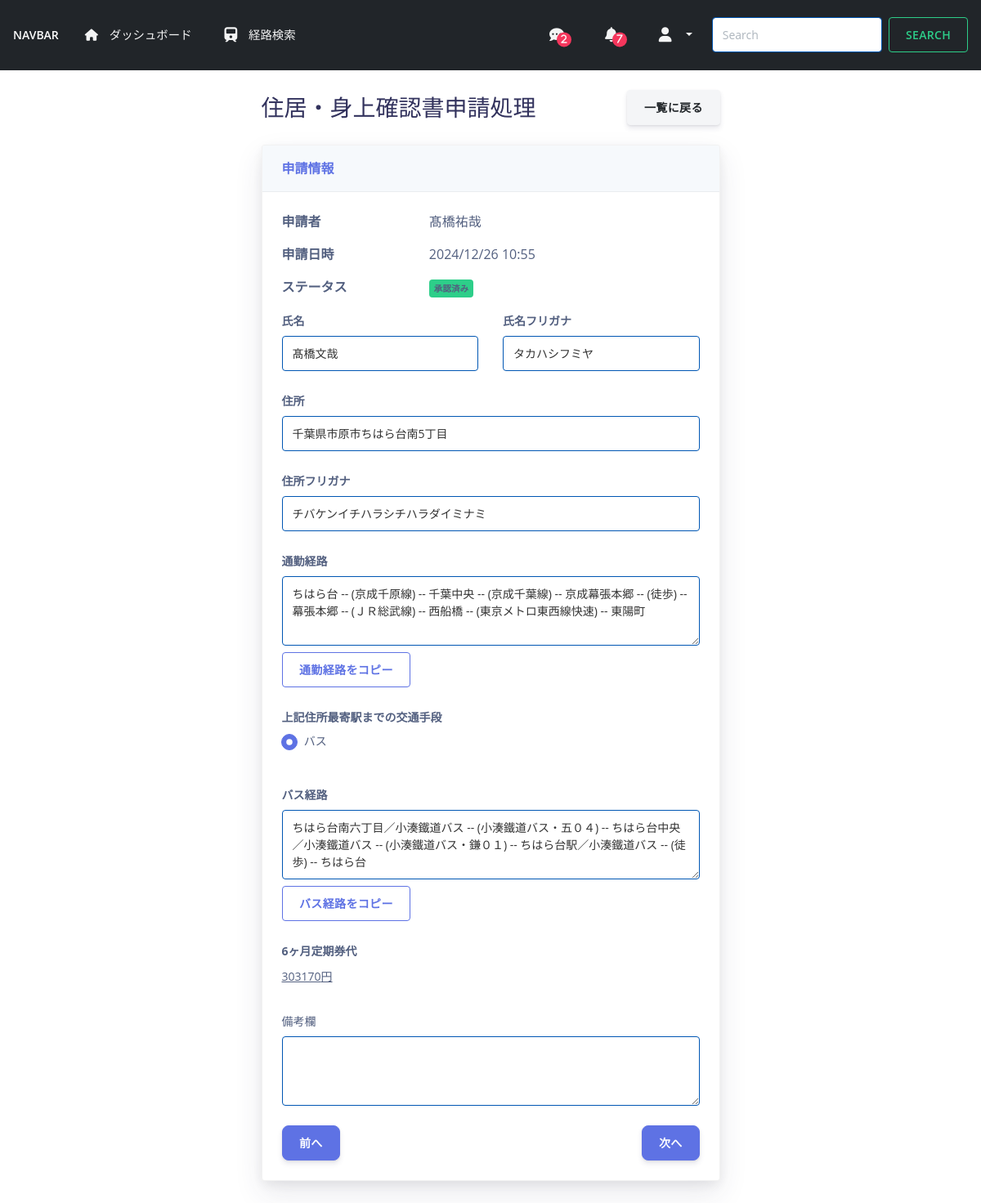
/request/detail_confirmation/10/ (signed in), run on the app's committed database.
### request/models.py (models this page shows, shortened)
class Application(models.Model):
    STATUS_CHOICES = [
        ('pending', '申請中'),
        ('approved', '承認済み'),
        ('rejected', '差し戻し'),
    ]
    user = models.ForeignKey(
        to=CustomUser,
        verbose_name='ユーザ',
        on_delete=models.CASCADE,
        null=True
    )
    status = models.CharField(
        max_length=10,
        choices=STATUS_CHOICES,
        verbose_name="申請ステータス",
        default='pending'
    )
    updated_at = models.DateTimeField(auto_now=True, verbose_name="更新日時")
    approval_date = models.DateField(verbose_name="承認日", blank=True, null=True)
    remarks = models.TextField(verbose_name="備考欄", blank=True, null=True)
    objects = ApplicationManager()
    class Meta:
        abstract = True
    def get_next_application(self, user=None):
        queryset = type(self).objects.filter(
            updated_at__lt=self.updated_at,
            status='approved'  # 承認済みのみを対象とする
        )
        if user and user.is_staff:
            return queryset.order_by('-updated_at').first()
        else:
            return queryset.filter(user=self.user).order_by('-updated_at').first()
    def get_previous_application(self, user=None):
        queryset = type(self).objects.filter(
            updated_at__gt=self.updated_at,
            status='approved'  # 承認済みのみを対象とする
        )
        if user and user.is_staff:
            return queryset.order_by('updated_at').first()
        else:
            return queryset.filter(user=self.user).order_by('updated_at').first()

class Confirmation(Application):
    TRANSPORTATION_CHOICES = [
        ('walk', '徒歩'),
        ('bus', 'バス'),
        ('bicycle', '自転車'),
    ]
    name = models.CharField(max_length=100, verbose_name="氏名")
    name_kana = models.CharField(max_length=100, verbose_name="氏名フリガナ")
    address = models.TextField(verbose_name="住所")
    address_kana = models.TextField(verbose_name="住所フリガナ")
    is_bicycle_commute = models.BooleanField(verbose_name="自転車通勤", default=False)
    commute_route = models.TextField(verbose_name="通勤経路", blank=True, null=True)
    transportation_type = models.CharField(
        max_length=10,
        choices=TRANSPORTATION_CHOICES,
        verbose_name="最寄駅までの交通手段",
        default='walk'
    )
    bus_route = models.TextField(verbose_name="バス経路", blank=True, null=True)
    route_json = models.JSONField(verbose_name="経路データ（JSON）", blank=True, null=True)
    bus_route_json = models.JSONField(verbose_name="バス経路データ（JSON）", blank=True, null=True)
    updated_at = models.DateTimeField(auto_now=True, verbose_name="更新日時")
    economic_route_json = models.JSONField(verbose_name="経済路線（JSON）", blank=True, null=True)
    commuting_expenses = models.IntegerField(verbose_name="定期券代", blank=True, null=True)
    class Meta:
        verbose_name = "住居・身上確認書"
        verbose_name_plural = "住居・身上確認書"

### accounts/models.py (models this page shows)
class CustomUser(AbstractUser):
    EMPLOYEE_TYPES = [
        ('内定者', '内定者'),
        ('社員', '社員'),
        ('退職者', '退職者'),
        ('人事', '人事'),
    ]
    employee_type = models.CharField(
        max_length=20,
        choices=EMPLOYEE_TYPES,
        default='内定者',
        verbose_name='社員属性'
    )
    date_of_joining = models.DateField(
        null=True,
        blank=True,
        verbose_name='入社日'
    )
    is_first_login = models.BooleanField(
        default=True,
        verbose_name='初回ログイン'
    )

### request/views.py (the view, shortened to what this page needs)
# urls.py: path('detail_confirmation/<int:pk>/', ConfirmationDetailView.as_view(), name='detail_confirmation'),
class ConfirmationDetailView(ApplicationDetailView):
    model = Confirmation
    application_type = '住居・身上確認書'
    def get_context_data(self, **kwargs):
        context = super().get_context_data(**kwargs)
        current_object = self.object
        next_object = current_object.get_next_application(user=self.request.user)
        previous_object = current_object.get_previous_application(user=self.request.user)
        context['next_object'] = next_object
        context['previous_object'] = previous_object
        return context

### notification/context_processors.py (called while the page is built)
def unread_notifications_count(request):
    if request.user.is_authenticated:
        unread_count = Notification.objects.filter(user=request.user, is_read=False).count()
        message_count = Message.objects.filter(recipient=request.user, is_read=False).count()
        return {'unread_notifications_count': unread_count, 'unread_messages_count': message_count}
    return {'unread_notifications_count': 0}

### request/views.py (called while the page is built)
    def get_context_data(self, **kwargs):
        context = super().get_context_data(**kwargs)
        context['application_type'] = self.application_type
        return context

### templates/request/application_detail.html (shortened to what this page needs)
{% extends "request/base.html" %}
{% load static %}
{% block content %}
<div class="container-fluid px-4 py-4">
    <div class="row justify-content-center">
        <div class="col-md-8 col-lg-6">
            <div class="d-flex justify-content-between align-items-center mb-4">
                {% if user.is_staff %}
                <h1 class="h3 mb-0 text-gray-800">{{ application_type }}申請処理</h1>
                    {% if application.status == 'approved' %}
                        <a href="{% url 'request:approving_list' %}" class="btn btn-secondary">一覧に戻る</a>
                    {% else %}
                        <a href="{% url 'request:unprocessing_list' %}" class="btn btn-secondary">一覧に戻る</a>
                    {% endif %}
                {% endif %}
            </div>
            <div class="card shadow mb-4">
                <div class="card-header py-3">
                    <h6 class="m-0 font-weight-bold text-primary">申請情報</h6>
                </div>
                <div class="card-body">
                    <div class="row mb-3">
                        <div class="col-md-4">
                            <strong>申請者</strong>
                        </div>
                        <div class="col-md-8">
                            {{ application.user.first_name }}
                        </div>
                    </div>
                    <div class="row mb-3">
                        <div class="col-md-4">
                            <strong>申請日時</strong>
                        </div>
                        <div class="col-md-8">
                            {{ application.updated_at|date:"Y/m/d H:i" }}
                        </div>
                    </div>
                    <div class="row mb-3">
                        <div class="col-md-4">
                            <strong>ステータス</strong>
                        </div>
                        <div class="col-md-8">
                            <span class="badge {% if application.status == 'rejected' %}bg-warning{% elif application.status == 'approved' %}bg-success{% else %}bg-secondary{% endif %}">
                                {{ application.get_status_display }}
                            </span>
                        </div>
                    </div>
                    {% if application_type == '住居・身上確認書' %}
                        <div class="row g-3">
                            <div class="col-md-6 mb-4">
                                <label class="form-label custom-confirmation-label">氏名</label>
                                <input type="text" name="name" class="form-control" value="{{ application.name }}" {% if application.status != 'rejected' %}readonly{% endif %}>
                            </div>
                            <div class="col-md-6 mb-4">
                                <label class="form-label custom-confirmation-label">氏名フリガナ</label>
                                <input type="text" name="name_kana" class="form-control" value="{{ application.name_kana }}" {% if application.status != 'rejected' %}readonly{% endif %}>
                            </div>
                            <div class="col-12 mb-4">
                                <label class="form-label custom-confirmation-label">住所</label>
                                <input type="text" name="address" id="address" class="form-control" value="{{ application.address }}" {% if application.status != 'rejected' %}readonly{% endif %}>
                            </div>
                            <div class="col-12 mb-4">
                                <label class="form-label custom-confirmation-label">住所フリガナ</label>
                                <input type="text" name="address_kana" class="form-control" value="{{ application.address_kana }}" {% if application.status != 'rejected' %}readonly{% endif %}>
                            </div>
                            {% if application.commute_route %}
                            <div class="col-12 mb-4">
                                <label class="form-label custom-confirmation-label">通勤経路</label>
                                <textarea class="form-control w-100" id="commute_route" rows="3" readonly>{{ application.commute_route }}</textarea>
                                {% if user.is_staff and application.status == 'approved' %}
                                    <button class="btn btn-outline-primary mt-2" id="openCommuteRouteModalBtn">通勤経路をコピー</button>
                                {% endif %}
                            </div>
                            {% endif %}
                            {% if not application.is_bicycle_commute %}
                            <div class="col-12 mb-4">
                                <label class="form-label custom-confirmation-label">上記住所最寄駅までの交通手段</label>
                                <div class="d-flex justify-content-start">
                                    <div class="custom-control custom-radio mb-3">
                                        <label class="custom-control-label">{{ application.get_transportation_type_display }}</label>
                                    </div>
                                </div>
                            </div>
                            {% endif %}
                            {% if application.bus_route %}
                            <div class="col-12 mb-4">
                                <label class="form-label custom-confirmation-label">バス経路</label>
                                <textarea class="form-control w-100" id="bus_route" rows="3" readonly>{{ application.bus_route }}</textarea>
                                {% if user.is_staff and application.status == 'approved' %}
                                    <button class="btn btn-outline-primary mt-2" id="openBusRouteModalBtn">バス経路をコピー</button>
                                {% endif %}
                            </div>
                            {% endif %}
                            {% if application.commuting_expenses %}
                            <div class="col-12 mb-4">
                                <label class="form-label custom-confirmation-label">6ヶ月定期券代</label><br>
                                <label class="form-label"><u>{{ application.commuting_expenses }}円</u></label>
                            </div>
                            {% endif %}
                            <div class="col-12 mb-4">
                                <label class="form-label">備考欄</label>
                                <textarea class="form-control w-100" rows="3" readonly>{{ application.remarks }}</textarea>
                            </div>
                        </div>
                    {% endif %}
                    <div class="row">
                        <div class="col-6">
                            {% if previous_object %}
                                {% if application_type == '住居・身上確認書' %}
                                    <a href="{% url 'request:detail_confirmation' previous_object.pk %}" class="btn btn-primary">前へ</a>
                                {% elif application_type == '自転車通勤申請書' %}
                                    <a href="{% url 'request:detail_bicycle_commute' previous_object.pk %}" class="btn btn-primary">前へ</a>
                                {% endif %}
                            {% endif %}
                        </div>
                        <div class="col-6 text-right">
                            {% if next_object %}
                                {% if application_type == '住居・身上確認書' %}
                                    <a href="{% url 'request:detail_confirmation' next_object.pk %}" class="btn btn-primary">次へ</a>
                                {% elif application_type == '自転車通勤申請書' %}
                                    <a href="{% url 'request:detail_bicycle_commute' next_object.pk %}" class="btn btn-primary">次へ</a>
                                {% endif %}
                            {% endif %}
                        </div>
                    </div>
            </div>
        </div>
    </div>
</div>
{% endblock %}

### static/css/style.css (style rules this page uses)
* { box-sizing: border-box; }
.form-control { border: 1px solid #0056b3; }
.form-control { background-color: #fff; opacity: 1; color: #333333; }
.form-control[readonly] { background-color: #fff; opacity: 1; color: #333333; }
.custom-confirmation-label { font-weight: bold; }

### static/css/dashboard.css (style rules this page uses)
.btn-primary { border-radius: 0.5rem; }

### data on the page
Confirmation: user.first_name "髙橋祐哉", updated_at "2024/12/26 10:55", status "承認済み", name "髙橋文哉", name_kana "タカハシフミヤ", address "千葉県市原市ちはら台南5丁目", address_kana "チバケンイチハラシチハラダイミナミ", commute_route "ちはら台 -- (京成千原線) -- 千葉中央 -- (京成千葉線) -- 京成幕張本郷 -- (徒歩) -- 幕張本郷 -- (ＪＲ総武線) -- 西船橋 -- (東京メトロ東西線快速) -- 東陽町", transportation_type "バス", bus_route "ちはら台南六丁目／小湊鐵道バス -- (小湊鐵道バス・五０４) -- ちはら台中央／小湊鐵道バス -- (小湊鐵道バス・鎌０１) -- ちはら台駅／小湊鐵道バス -- (徒歩) -- ちはら台", commuting_expenses "303170"

### other printed values
{{ unread_messages_count }} "2"
{{ unread_notifications_count }} "7"
{{ application_type }} "住居・身上確認書"
